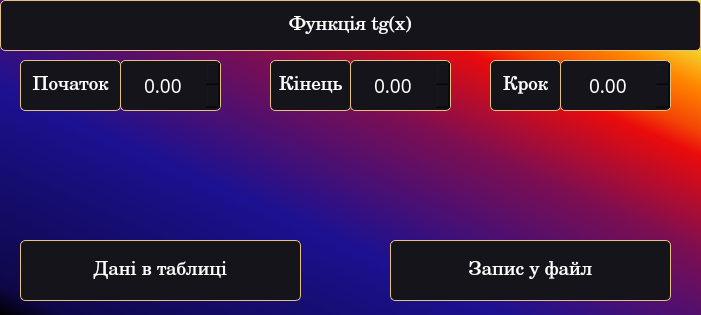
<?xml version="1.0" encoding="UTF-8"?>
<ui version="4.0">
 <class>MainWindow</class>
 <widget class="QMainWindow" name="MainWindow">
  <property name="geometry">
   <rect>
    <x>0</x>
    <y>0</y>
    <width>701</width>
    <height>315</height>
   </rect>
  </property>
  <property name="windowTitle">
   <string>Laba7</string>
  </property>
  <property name="styleSheet">
   <string notr="true">background-color: qlineargradient(spread:pad, x1:0, y1:1, x2:0, y2:0, stop:0 rgba(0, 0, 0, 255), stop:0.05 rgba(14, 8, 73, 255), stop:0.36 rgba(28, 17, 145, 255), stop:0.6 rgba(126, 14, 81, 255), stop:0.75 rgba(234, 11, 11, 255), stop:0.79 rgba(244, 70, 5, 255), stop:0.86 rgba(255, 136, 0, 255), stop:0.935 rgba(239, 236, 55, 255))
</string>
  </property>
  <widget class="QWidget" name="centralwidget">
   <property name="styleSheet">
    <string notr="true">background-color:qlineargradient(spread:pad, x1:0, y1:1, x2:1, y2:0, stop:0 rgba(0, 0, 0, 255), stop:0.05 rgba(14, 8, 73, 255), stop:0.36 rgba(28, 17, 145, 255), stop:0.6 rgba(126, 14, 81, 255), stop:0.75 rgba(234, 11, 11, 255), stop:0.79 rgba(244, 70, 5, 255), stop:0.86 rgba(255, 136, 0, 255), stop:0.935 rgba(239, 236, 55, 255))</string>
   </property>
   <widget class="QLabel" name="label">
    <property name="geometry">
     <rect>
      <x>0</x>
      <y>0</y>
      <width>701</width>
      <height>51</height>
     </rect>
    </property>
    <property name="font">
     <font>
      <family>Century</family>
      <pointsize>14</pointsize>
      <italic>false</italic>
      <underline>false</underline>
      <strikeout>false</strikeout>
     </font>
    </property>
    <property name="styleSheet">
     <string notr="true">color: #fff; 
text-decoration: none; 
user-select: cursor;
background:#14141a;
outline: none; 
border: 1px solid #e5c182;
border-radius:5px</string>
    </property>
    <property name="text">
     <string>Функція tg(x)</string>
    </property>
    <property name="alignment">
     <set>Qt::AlignCenter</set>
    </property>
   </widget>
   <widget class="QDoubleSpinBox" name="doubleSpinBox_firstStep">
    <property name="geometry">
     <rect>
      <x>120</x>
      <y>60</y>
      <width>101</width>
      <height>51</height>
     </rect>
    </property>
    <property name="font">
     <font>
      <family>Cascadia Mono</family>
      <pointsize>14</pointsize>
      <italic>false</italic>
      <underline>false</underline>
      <strikeout>false</strikeout>
     </font>
    </property>
    <property name="styleSheet">
     <string notr="true">color: #fff; 
text-decoration: none; 
user-select: cursor;
background:#14141a;
outline: none; 
border: 1px solid #e5c182;
border-radius:5px</string>
    </property>
    <property name="alignment">
     <set>Qt::AlignCenter</set>
    </property>
   </widget>
   <widget class="QDoubleSpinBox" name="doubleSpinBox_lastStep">
    <property name="geometry">
     <rect>
      <x>350</x>
      <y>60</y>
      <width>101</width>
      <height>51</height>
     </rect>
    </property>
    <property name="font">
     <font>
      <family>Cascadia Mono</family>
      <pointsize>14</pointsize>
      <italic>false</italic>
      <underline>false</underline>
      <strikeout>false</strikeout>
     </font>
    </property>
    <property name="styleSheet">
     <string notr="true">color: #fff; 
text-decoration: none; 
user-select: cursor;
background:#14141a;
outline: none; 
border: 1px solid #e5c182;
border-radius:5px</string>
    </property>
    <property name="alignment">
     <set>Qt::AlignCenter</set>
    </property>
   </widget>
   <widget class="QDoubleSpinBox" name="doubleSpinBox_step">
    <property name="geometry">
     <rect>
      <x>560</x>
      <y>60</y>
      <width>111</width>
      <height>51</height>
     </rect>
    </property>
    <property name="font">
     <font>
      <family>Cascadia Mono</family>
      <pointsize>14</pointsize>
      <italic>false</italic>
      <underline>false</underline>
      <strikeout>false</strikeout>
     </font>
    </property>
    <property name="styleSheet">
     <string notr="true">color: #fff; 
text-decoration: none; 
user-select: cursor;
background:#14141a;
outline: none; 
border: 1px solid #e5c182;
border-radius:5px</string>
    </property>
    <property name="alignment">
     <set>Qt::AlignCenter</set>
    </property>
   </widget>
   <widget class="QLabel" name="label_3">
    <property name="geometry">
     <rect>
      <x>20</x>
      <y>60</y>
      <width>101</width>
      <height>51</height>
     </rect>
    </property>
    <property name="font">
     <font>
      <family>Century</family>
      <pointsize>14</pointsize>
      <italic>false</italic>
      <underline>false</underline>
      <strikeout>false</strikeout>
     </font>
    </property>
    <property name="styleSheet">
     <string notr="true">color: #fff; 
text-decoration: none; 
user-select: cursor;
background:#14141a;
outline: none; 
border: 1px solid #e5c182;
border-radius:5px</string>
    </property>
    <property name="text">
     <string>Початок</string>
    </property>
    <property name="alignment">
     <set>Qt::AlignCenter</set>
    </property>
   </widget>
   <widget class="QLabel" name="label_4">
    <property name="geometry">
     <rect>
      <x>270</x>
      <y>60</y>
      <width>81</width>
      <height>51</height>
     </rect>
    </property>
    <property name="font">
     <font>
      <family>Century</family>
      <pointsize>14</pointsize>
      <italic>false</italic>
      <underline>false</underline>
      <strikeout>false</strikeout>
     </font>
    </property>
    <property name="styleSheet">
     <string notr="true">color: #fff; 
text-decoration: none; 
user-select: cursor;
background:#14141a;
outline: none; 
border: 1px solid #e5c182;
border-radius:5px</string>
    </property>
    <property name="text">
     <string>Кінець</string>
    </property>
    <property name="alignment">
     <set>Qt::AlignCenter</set>
    </property>
   </widget>
   <widget class="QLabel" name="label_5">
    <property name="geometry">
     <rect>
      <x>490</x>
      <y>60</y>
      <width>71</width>
      <height>51</height>
     </rect>
    </property>
    <property name="font">
     <font>
      <family>Century</family>
      <pointsize>14</pointsize>
      <italic>false</italic>
      <underline>false</underline>
      <strikeout>false</strikeout>
     </font>
    </property>
    <property name="styleSheet">
     <string notr="true">color: #fff; 
text-decoration: none; 
user-select: cursor;
background:#14141a;
outline: none; 
border: 1px solid #e5c182;
border-radius:5px</string>
    </property>
    <property name="text">
     <string>Крок</string>
    </property>
    <property name="alignment">
     <set>Qt::AlignCenter</set>
    </property>
   </widget>
   <widget class="QPushButton" name="pushButton">
    <property name="geometry">
     <rect>
      <x>390</x>
      <y>240</y>
      <width>281</width>
      <height>61</height>
     </rect>
    </property>
    <property name="font">
     <font>
      <family>Century</family>
      <pointsize>14</pointsize>
      <italic>false</italic>
      <underline>false</underline>
      <strikeout>false</strikeout>
     </font>
    </property>
    <property name="styleSheet">
     <string notr="true">color: #fff; 
text-decoration: none; 
user-select: cursor;
background:#14141a;
outline: none; 
border: 1px solid #e5c182;
border-radius:5px</string>
    </property>
    <property name="text">
     <string>Запис у файл</string>
    </property>
   </widget>
   <widget class="QPushButton" name="pushButton_2">
    <property name="geometry">
     <rect>
      <x>20</x>
      <y>240</y>
      <width>281</width>
      <height>61</height>
     </rect>
    </property>
    <property name="font">
     <font>
      <family>Century</family>
      <pointsize>14</pointsize>
      <italic>false</italic>
      <underline>false</underline>
      <strikeout>false</strikeout>
     </font>
    </property>
    <property name="styleSheet">
     <string notr="true">color: #fff; 
text-decoration: none; 
user-select: cursor;
background:#14141a;
outline: none; 
border: 1px solid #e5c182;
border-radius:5px</string>
    </property>
    <property name="text">
     <string>Дані в таблиці</string>
    </property>
   </widget>
  </widget>
 </widget>
 <resources/>
 <connections/>
</ui>
